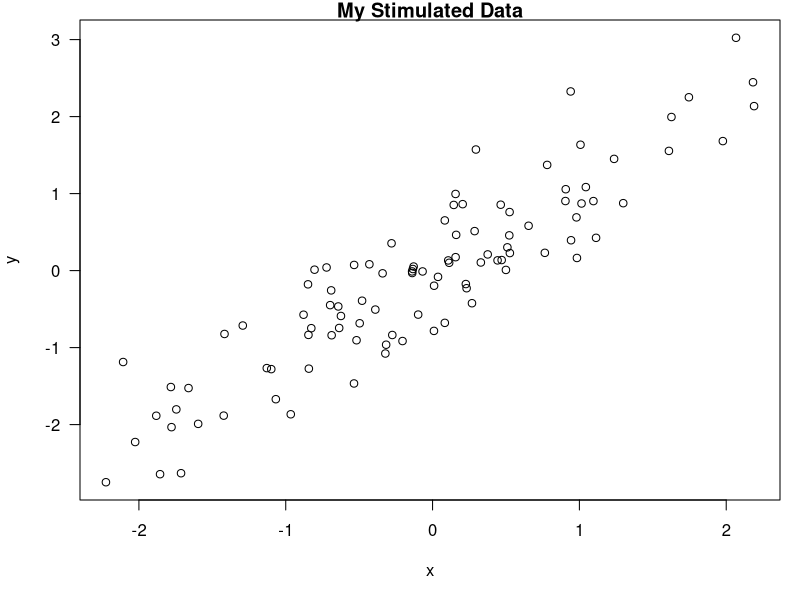

Reproduce this figure in R. (Note: this script raises an error after producing the figure.)
## ---- chunk 1
x=rnorm(100); y=x + rnorm(100, sd=0.5)
## ---- chunk 2
# adjusting figure height or fig.width
par(mar=c(5,4,1,1), las=1)
plot(x,y, main="My Stimulated Data")
## ---- chunk 3
numericInput("rows", "How many cars?", 5)

renderTable({
  head(cars, input$rows)
})
## ---- chunk 4
sliderInput("bins", "Number of bins:", min = 1, max = 50, value = 30)

renderPlot({
  x <- faithful[, 2]  # Old Faithful Geyser data
  bins <- seq(min(x), max(x), length.out = input$bins + 1)

  # draw the histogram with the specified number of bins
  hist(x, breaks = bins, col = 'darkgray', border = 'white')
})
